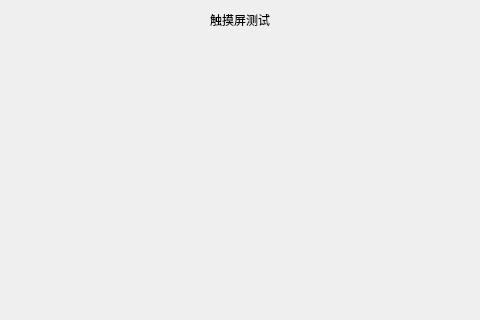
<?xml version="1.0" encoding="UTF-8"?>
<ui version="4.0">
 <class>ui_factory_touch</class>
 <widget class="QMainWindow" name="ui_factory_touch">
  <property name="geometry">
   <rect>
    <x>0</x>
    <y>0</y>
    <width>480</width>
    <height>320</height>
   </rect>
  </property>
  <property name="focusPolicy">
   <enum>Qt::StrongFocus</enum>
  </property>
  <property name="windowTitle">
   <string>MainWindow</string>
  </property>
  <widget class="QWidget" name="centralwidget">
   <layout class="QVBoxLayout" name="verticalLayout" stretch="1,7">
    <property name="spacing">
     <number>0</number>
    </property>
    <property name="leftMargin">
     <number>0</number>
    </property>
    <property name="topMargin">
     <number>0</number>
    </property>
    <property name="rightMargin">
     <number>0</number>
    </property>
    <property name="bottomMargin">
     <number>0</number>
    </property>
    <item>
     <widget class="QWidget" name="factory_touch_title_widget" native="true">
      <layout class="QHBoxLayout" name="horizontalLayout" stretch="1,1,2,2">
       <property name="spacing">
        <number>0</number>
       </property>
       <property name="leftMargin">
        <number>0</number>
       </property>
       <property name="topMargin">
        <number>0</number>
       </property>
       <property name="rightMargin">
        <number>0</number>
       </property>
       <property name="bottomMargin">
        <number>0</number>
       </property>
       <item alignment="Qt::AlignLeft|Qt::AlignVCenter">
        <widget class="clicked_Label" name="factory_touch_back_btn" native="true">
         <property name="text" stdset="0">
          <string/>
         </property>
        </widget>
       </item>
       <item>
        <spacer name="horizontalSpacer">
         <property name="orientation">
          <enum>Qt::Horizontal</enum>
         </property>
         <property name="sizeHint" stdset="0">
          <size>
           <width>77</width>
           <height>20</height>
          </size>
         </property>
        </spacer>
       </item>
       <item>
        <widget class="QLabel" name="factory_touch_title_label">
         <property name="styleSheet">
          <string notr="true"/>
         </property>
         <property name="text">
          <string>触摸屏测试</string>
         </property>
         <property name="alignment">
          <set>Qt::AlignCenter</set>
         </property>
        </widget>
       </item>
       <item>
        <spacer name="horizontalSpacer_2">
         <property name="orientation">
          <enum>Qt::Horizontal</enum>
         </property>
         <property name="sizeHint" stdset="0">
          <size>
           <width>157</width>
           <height>20</height>
          </size>
         </property>
        </spacer>
       </item>
      </layout>
     </widget>
    </item>
    <item>
     <widget class="QWidget" name="widget_3" native="true">
      <layout class="QHBoxLayout" name="horizontalLayout_5">
       <property name="spacing">
        <number>0</number>
       </property>
       <property name="leftMargin">
        <number>0</number>
       </property>
       <property name="rightMargin">
        <number>0</number>
       </property>
       <property name="bottomMargin">
        <number>0</number>
       </property>
       <item>
        <widget class="QLabel" name="touch_result_label"/>
       </item>
      </layout>
     </widget>
    </item>
   </layout>
  </widget>
 </widget>
 <customwidgets>
  <customwidget>
   <class>clicked_Label</class>
   <extends>QWidget</extends>
   <header location="global">clicked_label.hpp</header>
  </customwidget>
 </customwidgets>
 <resources/>
 <connections/>
</ui>
